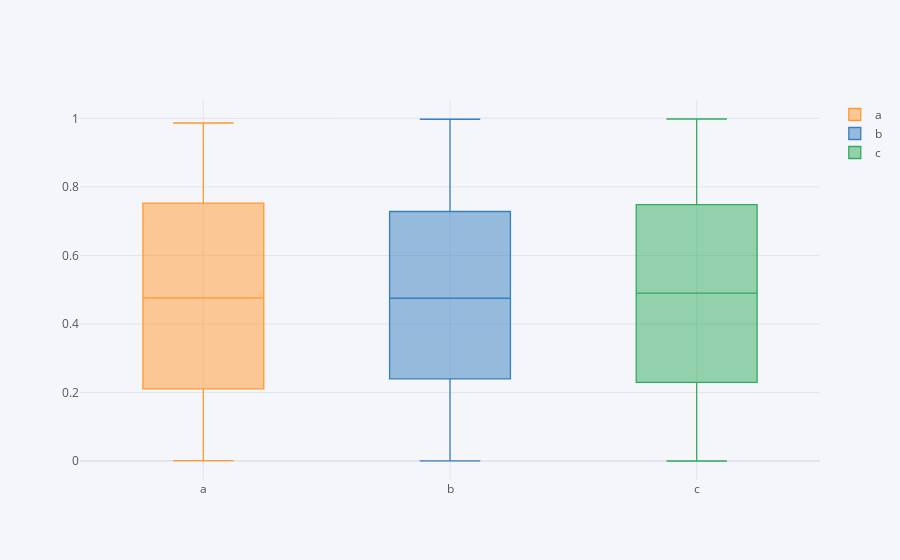

The code cell stored with this chart in its notebook:
### Code cell
df.iplot(kind = 'box')

### Figure 1 — Plotly figure (JSON) as saved in the notebook; plotly's stock layout.template omitted (floating-point values rounded to 4 significant figures; data arrays with more than 128 entries replaced by an {"elided": "..."} marker saying what was removed)
{"data": [{"boxpoints": false, "line": {"width": 1.3}, "marker": {"color": "rgba(255, 153, 51, 1.0)"}, "name": "a", "orientation": "v", "type": "box", "y": {"elided": "300 float values"}}, {"boxpoints": false, "line": {"width": 1.3}, "marker": {"color": "rgba(55, 128, 191, 1.0)"}, "name": "b", "orientation": "v", "type": "box", "y": {"elided": "300 float values"}}, {"boxpoints": false, "line": {"width": 1.3}, "marker": {"color": "rgba(50, 171, 96, 1.0)"}, "name": "c", "orientation": "v", "type": "box", "y": {"elided": "300 float values"}}], "layout": {"legend": {"bgcolor": "#F5F6F9", "font": {"color": "#4D5663"}}, "paper_bgcolor": "#F5F6F9", "plot_bgcolor": "#F5F6F9", "title": {"font": {"color": "#4D5663"}}, "xaxis": {"gridcolor": "#E1E5ED", "showgrid": true, "tickfont": {"color": "#4D5663"}, "title": {"font": {"color": "#4D5663"}, "text": ""}, "zerolinecolor": "#E1E5ED"}, "yaxis": {"gridcolor": "#E1E5ED", "showgrid": true, "tickfont": {"color": "#4D5663"}, "title": {"font": {"color": "#4D5663"}, "text": ""}, "zerolinecolor": "#E1E5ED"}}}
